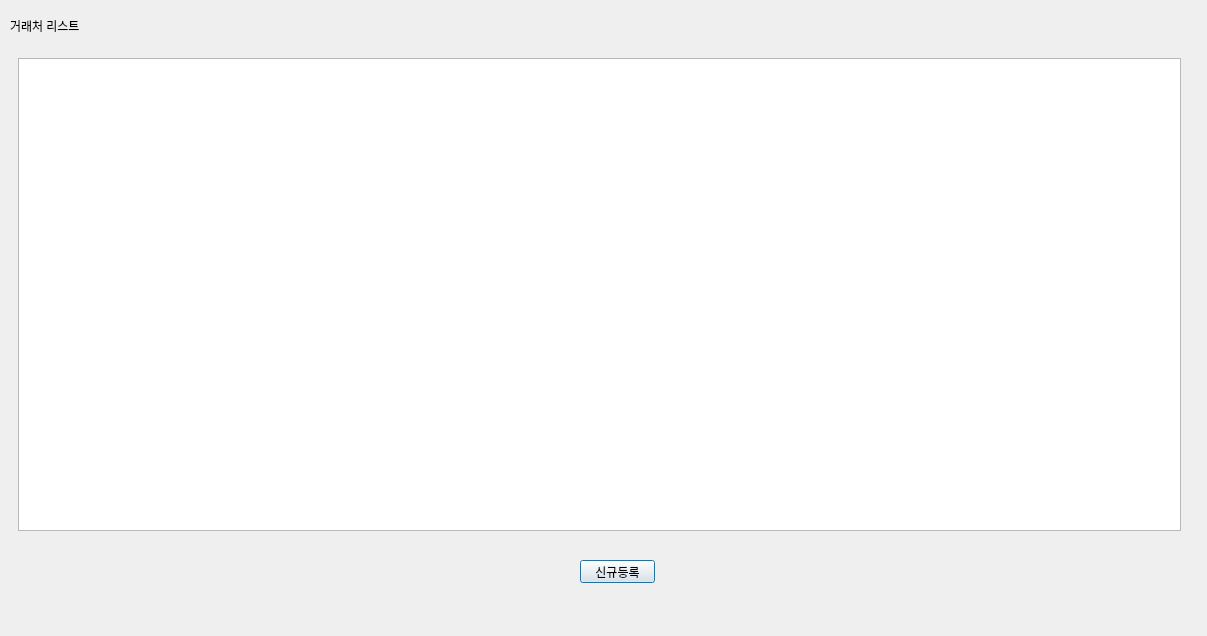
<?xml version="1.0" encoding="UTF-8"?>
<ui version="4.0">
 <class>Dialog</class>
 <widget class="QDialog" name="Dialog">
  <property name="geometry">
   <rect>
    <x>0</x>
    <y>0</y>
    <width>1207</width>
    <height>636</height>
   </rect>
  </property>
  <property name="sizePolicy">
   <sizepolicy hsizetype="Expanding" vsizetype="Expanding">
    <horstretch>0</horstretch>
    <verstretch>0</verstretch>
   </sizepolicy>
  </property>
  <property name="windowTitle">
   <string>거래처</string>
  </property>
  <property name="sizeGripEnabled">
   <bool>false</bool>
  </property>
  <widget class="QFrame" name="verticalFrame">
   <property name="geometry">
    <rect>
     <x>9</x>
     <y>49</y>
     <width>1181</width>
     <height>491</height>
    </rect>
   </property>
   <property name="sizePolicy">
    <sizepolicy hsizetype="Fixed" vsizetype="Fixed">
     <horstretch>0</horstretch>
     <verstretch>0</verstretch>
    </sizepolicy>
   </property>
   <layout class="QVBoxLayout" name="verticalLayout">
    <property name="sizeConstraint">
     <enum>QLayout::SetMaximumSize</enum>
    </property>
    <item>
     <widget class="QTableView" name="tableView">
      <property name="sizePolicy">
       <sizepolicy hsizetype="MinimumExpanding" vsizetype="Minimum">
        <horstretch>0</horstretch>
        <verstretch>0</verstretch>
       </sizepolicy>
      </property>
      <property name="minimumSize">
       <size>
        <width>0</width>
        <height>2</height>
       </size>
      </property>
      <property name="sizeIncrement">
       <size>
        <width>0</width>
        <height>6</height>
       </size>
      </property>
      <property name="editTriggers">
       <set>QAbstractItemView::NoEditTriggers</set>
      </property>
      <property name="verticalScrollMode">
       <enum>QAbstractItemView::ScrollPerPixel</enum>
      </property>
      <property name="cornerButtonEnabled">
       <bool>false</bool>
      </property>
      <attribute name="horizontalHeaderStretchLastSection">
       <bool>true</bool>
      </attribute>
     </widget>
    </item>
   </layout>
  </widget>
  <widget class="QLabel" name="label">
   <property name="geometry">
    <rect>
     <x>10</x>
     <y>20</y>
     <width>100</width>
     <height>12</height>
    </rect>
   </property>
   <property name="sizePolicy">
    <sizepolicy hsizetype="MinimumExpanding" vsizetype="Preferred">
     <horstretch>0</horstretch>
     <verstretch>0</verstretch>
    </sizepolicy>
   </property>
   <property name="text">
    <string>거래처 리스트</string>
   </property>
  </widget>
  <widget class="QPushButton" name="buttonNewcustomer">
   <property name="geometry">
    <rect>
     <x>580</x>
     <y>560</y>
     <width>75</width>
     <height>23</height>
    </rect>
   </property>
   <property name="sizePolicy">
    <sizepolicy hsizetype="Minimum" vsizetype="Fixed">
     <horstretch>4</horstretch>
     <verstretch>0</verstretch>
    </sizepolicy>
   </property>
   <property name="text">
    <string>신규등록</string>
   </property>
  </widget>
 </widget>
 <resources/>
 <connections/>
</ui>
